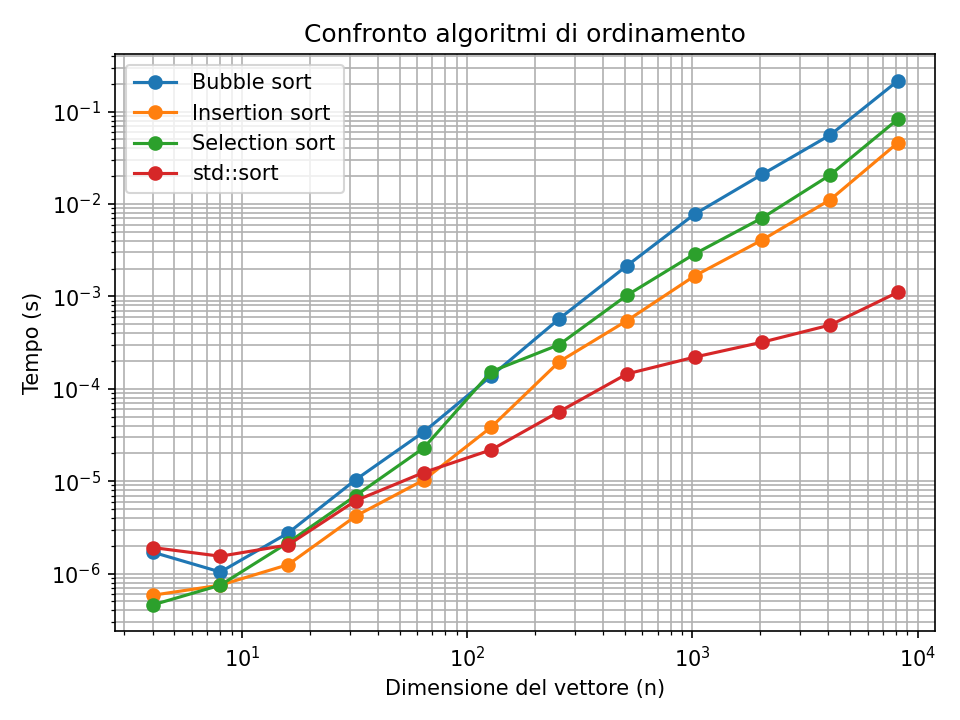

Python code for this plot:
import matplotlib.pyplot as plt
 
n         = [4, 8, 16, 32, 64, 128, 256, 512, 1024, 2048, 4096, 8192]
bubble    = [1.708e-06, 1.041e-06, 2.75e-06,  1.0417e-05, 3.4083e-05, 0.000138208, 0.000572333, 0.00214946, 0.00778521, 0.0210225, 0.0558984, 0.215996]
insertion = [5.83e-07,  7.5e-07,   1.25e-06,  4.209e-06,  1.0292e-05, 3.8667e-05,  0.000196291, 0.00054625, 0.00167092, 0.00410108, 0.0111361, 0.0461699]
selection = [4.58e-07,  7.5e-07,   2.166e-06, 7e-06,      2.2875e-05, 0.000153875, 0.000300583, 0.00102875, 0.00288704, 0.00709504, 0.0206419, 0.0830395]
stdsort   = [1.916e-06, 1.542e-06, 2.042e-06, 6.166e-06,  1.2416e-05, 2.1917e-05,  5.6541e-05,  0.000144917, 0.0002205, 0.00032025, 0.000490583, 0.00111092]
 
plt.figure()
plt.loglog(n, bubble,    '-o', linewidth=1.5, label='Bubble sort')
plt.loglog(n, insertion, '-o', linewidth=1.5, label='Insertion sort')
plt.loglog(n, selection, '-o', linewidth=1.5, label='Selection sort')
plt.loglog(n, stdsort,   '-o', linewidth=1.5, label='std::sort')
 
plt.xlabel('Dimensione del vettore (n)')
plt.ylabel('Tempo (s)')
plt.title('Confronto algoritmi di ordinamento')
plt.legend(loc='upper left')
plt.grid(True, which='both')
plt.tight_layout()
plt.savefig('plot_sorts.png', dpi=150)
plt.show()
 
